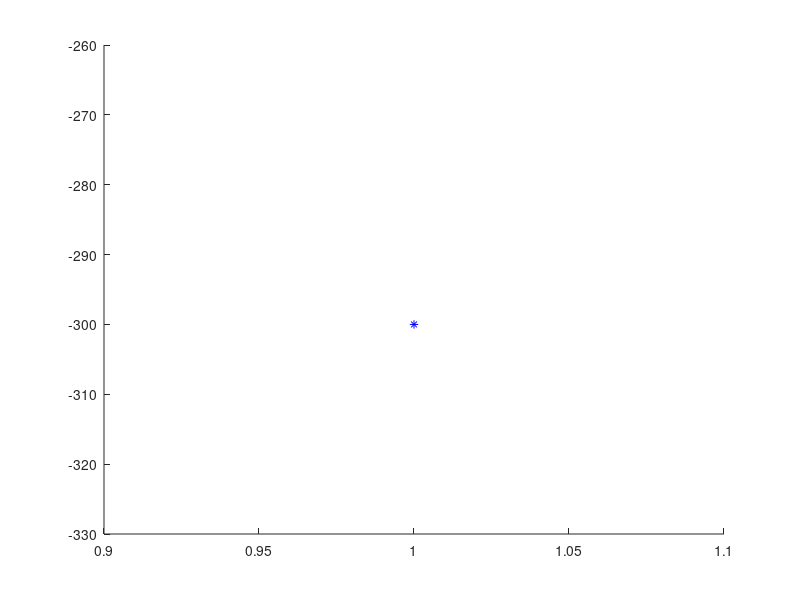
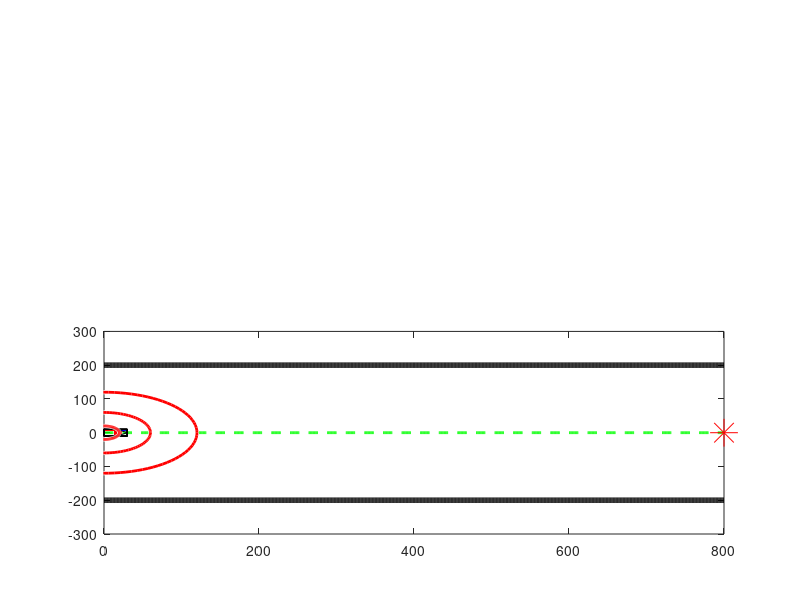

Write the MATLAB code that produced these figures, in order. (Note: this script raises an error after producing the figures.)
%% world
clear;
clc;
% load data should have nHumans value

load('test1.mat')


%% test

totalEpisodes = 1;

earliestStartTime=0;
latestStartTime=50;
%rHuman = [100,120];
nHumans = 10;
totalTests = 1;

totalIter = 1;
iters = [];
scores = [];
finals = [];
collisions = zeros(totalEpisodes, 1);
reachGoal = zeros(totalEpisodes, 1);

while totalIter <= totalEpisodes

    %%% human motion setup
    
    % random start and end positions for humans. They must go to the other side
    % of the hall way.
    humanStart=[randi([10,endpoint-10],[nHumans,1]),-halfWidth+2*halfWidth*randi([0,1],[nHumans,1])];%(3, 2)
    humanEnd=[randi([10,endpoint-10],[nHumans,1]),-humanStart(:,2)];%(3, 2)
    humanVel = [];
    humanPos = humanStart; %(3, 2)
    for i = 1:nHumans
        humanVelDir = humanEnd(i,:)-humanStart(i,:);
        humanVel = [humanVel; humanVelDir/norm(humanVelDir) * humanVelMag(1)]; % at first the magnitude is the largest
    end
    
    humanStartTime = randi([earliestStartTime,latestStartTime],nHumans,1);
    
    %%% robot motion set up
    robotPos = [0,0];
    robotVel = [0,0];
    
    % intersections between robot trajectory and human trajectories
    crossPoint = (humanStart+humanEnd)/2;%(3, 2)
    
    % initial state and actions
    s = zeros(5,1);
    s(3) = 1; % initially it is always possible to cause collision (crosspoint)
    atPlus = randi([3,5]);% intial action should be zero or positive action

    % iteration set up
    % Here the iteration is for robot simulation in one run
    iter = 0;
    humanPosH = zeros(2,iterLimit,nHumans); % human position history
    humanPosH(:,1,:) = humanPos'; % the first timestamp
    robotPosH = robotPos; % robot position history
    robotVelH = robotVel(1); % only x component of robot velocity is meaningful
    actionH = []; % action history
    score = 0;
    
    
    while iter < iterLimit
        
        iter = iter + 1;
        st = s;
        at = atPlus;

        % update robot position
        robotPosPast = robotPos;
        robotPos = robotPos + dt * robotVel + [1/2 * action(at) * dt^2, 0];
        robotVel = robotVel + [action(at) * dt, 0];
        
        % update human position

        for i = 1:nHumans
            if iter >= humanStartTime(i)
                humanPos(i, :) = humanPos(i, :)+ dt * humanVel(i, :);
            end
            if abs(humanPos(i,2)) > abs(humanEnd(i, 2)) % not between -200, 200
                humanVel(i, :) = [0,0]; % human stopped after reaching the destination
            end
        end
        
        % robot position hitory, human position history,
        % robot velocity history and action history updated
        robotPosH = [robotPosH; robotPos];
        humanPosH(:,iter,:) = humanPos';
        robotVelH = [robotVelH, robotVel(1)];
        actionH = [actionH, at];
        
        
        %humanPos (3, 2)
        distRobotHuman = [];
        for i = 1:nHumans
            distRobotHumanI = norm(humanPos(i, :)-robotPos);
            distRobotHuman = [distRobotHuman, distRobotHumanI];
            if distRobotHumanI > rHuman(2)
                humanVelMagI = humanVelMag(1); % far then fast
            elseif distRobotHumanI > rHuman(1)
                humanVelMagI = humanVelMag(2); % close then slow
            else
                humanVelMagI = humanVelMag(3);
            end
            
            if norm(humanVel(i,:)) ~= 0
                 humanVel(i, :) = humanVel(i, :) / norm(humanVel(i,:)) * humanVelMagI;
            end    
        end
        % find the closest human and the distance between that human and
        % the robot
        [closeDistRobotHuman, closeIdx] = min(distRobotHuman);
 
        
        % state1 - 0: not reach the goal, 1: reach the goal
        % state2 - 0: r > rRobot(3), 1: rRobot(3) > r > rRobot(2), 2: rRobot(2) > r > rRobot(1), 3: robot(1) > r
        % state3 - 0: velocity directions won't cause collision, 1: will cause collision
        % state4 - 0: velocity is inside nominalRobotVelRange(1), 
        %          1: velocity is outside nominalRobotVelRange(1) but inside nominalRobotVelRange(2),
        %          2: velocity is outside nominalRobotVelRange(2)
        % state update
        if robotPos(1) >= endpoint
            s(1) = 1;
        else
            s(1) = 0;
        end
        
        if closeDistRobotHuman > rRobot(3)
            s(2) = 0;
        elseif (closeDistRobotHuman < rRobot(3) && closeDistRobotHuman > rRobot(2))
            s(2) = 1;
        elseif (closeDistRobotHuman < rRobot(2) && closeDistRobotHuman > rRobot(1))
            s(2) = 2;
        elseif closeDistRobotHuman < rRobot(1)
            s(2) = 3; % collision
            collisions(totalIter) = 1;
        end

        pathVecRobot = crossPoint(closeIdx,:) - robotPos;
        pathVecHuman = crossPoint(closeIdx,:) - humanPos(closeIdx,:);
     
        if dot(pathVecRobot, robotVel) < 0 || dot(pathVecHuman, humanVel(closeIdx,:)) < 0
            s(3) = 0;
        else
            s(3) = 1;
        end
        
        robotVelDev = abs(robotVel(1) - nominalRobotVel);
        if robotVelDev < nominalRobotVelRange(1)
            s(4) = 0;
        elseif robotVelDev < nominalRobotVelRange(2)
            s(4) = 1;
        else
            s(4) = 2;
        end
        
        nHumansAroundReal = 0;
        
        for i = 1:nHumans
            if distRobotHuman(i) < rRobot(3)
                nHumansAroundReal = nHumansAroundReal + 1;
            end
        end
        
        if nHumansAroundReal < nHumansAround(1)
            s(5) = 1;
        elseif nHumansAroundReal < nHumansAround(2)
            s(5) = 2;
        else
            s(5) = 3; 
        end
        
        
        
        % epsilon-greedy
        if eDecay % is eDecay == True
            epsilon = exp(-eDecayFactor/totalEpisodes * totalIter);
        else
            epsilon = eConst; 
        end
        
        [tmp, atPlus] = max(Q(s(1)+1, s(2)+1, s(3)+1, s(4)+1, s(5), :));% we need index
      

%         Q(tIdx) = Qt + alpha * (reward(st, at, w) + gamma * QtPlus - Qt); % vanilla SARSA
        
        score = reward(s, at, w) + gamma * score;
        
        if robotPosPast(1) > endpoint
            reachGoal(totalIter) = 1;
            break;
        end  
    end
    iters = [iters, iter];
    scores = [scores, score];
    finals = [finals, robotPos(1)];
    disp(totalIter);
    totalIter = totalIter + 1;
end
% %%
% while totalIter <= totalTests
% 
%     %%% human motion setup
%     
%     % random start and end positions for humans. They must go to the other side
%     % of the hall way.
%     humanStart=[randi([10,endpoint-10],[nHumans,1]),-halfWidth+2*halfWidth*randi([0,1],[nHumans,1])];%(3, 2)
%     humanEnd=[randi([10,endpoint-10],[nHumans,1]),-humanStart(:,2)];%(3, 2)
%     humanVel = [];
%     humanPos = humanStart; %(3, 2)
%     for i = 1:nHumans
%         humanVelDir = humanEnd(i,:)-humanStart(i,:);
%         humanVel = [humanVel; humanVelDir/norm(humanVelDir) * humanVelMag(1)]; % at first the magnitude is the largest
%     end
%     
%     humanStartTime = randi([earliestStartTime,latestStartTime],nHumans,1);
%     
%     %%% robot motion set up
%     robotPos = [0,0];
%     robotVel = [0,0];
%     
%     % intersections between robot trajectory and human trajectories
%     crossPoint = (humanStart+humanEnd)/2;%(3, 2)
%     
%     % initial state and actions
%     s = zeros(4,1);
%     s(3) = 1; % initially it is always possible to cause collision (crosspoint)
%     atPlus = randi([3,5]);% intial action should be zero or positive action
% 
%     % iteration set up
%     % Here the iteration is for robot simulation in one run
%     iter = 0;
%     humanPosH = zeros(2,iterLimit,nHumans); % human position history
%     humanPosH(:,1,:) = humanPos'; % the first timestamp
%     robotPosH = robotPos; % robot position history
%     robotVelH = robotVel(1); % only x component of robot velocity is meaningful
%     actionH = []; % action history
%     score = 0;
%     
%     
%     while iter < iterLimit
%         
%         iter = iter + 1;
%         st = s;
%         at = atPlus;
% 
%         % update robot position
%         robotPosPast = robotPos;
%         robotPos = robotPos + dt * robotVel + [1/2 * action(at) * dt^2, 0];
%         robotVel = robotVel + [action(at) * dt, 0];
%         
%         % update human position
% 
%         for i = 1:nHumans
%             if iter >= humanStartTime(i)
%                 humanPos(i, :) = humanPos(i, :)+ dt * humanVel(i, :);
%             end
%             if abs(humanPos(i,2)) > abs(humanEnd(i, 2)) % not between -200, 200
%                 humanVel(i, :) = [0,0]; % human stopped after reaching the destination
%             end
%         end
%         
%         % robot position hitory, human position history,
%         % robot velocity history and action history updated
%         robotPosH = [robotPosH; robotPos];
%         humanPosH(:,iter,:) = humanPos';
%         robotVelH = [robotVelH, robotVel(1)];
%         actionH = [actionH, at];
%         
%         
%         %humanPos (3, 2)
%         distRobotHuman = [];
%          for i = 1:nHumans
%             distRobotHumanI = norm(humanPos(i, :)-robotPos);
%             distRobotHuman = [distRobotHuman, distRobotHumanI];
%             if distRobotHumanI > rHuman(2)
%                 humanVelMagI = humanVelMag(1); % far then fast
%             elseif distRobotHumanI > rHuman(1)
%                 humanVelMagI = humanVelMag(2); % close then slow
%             else
%                 humanVelMagI = humanVelMag(3);
%             end
%             
%             if norm(humanVel(i,:)) ~= 0
%                  humanVel(i, :) = humanVel(i, :) / norm(humanVel(i,:)) * humanVelMagI;
%             end    
%         end
%         % find the closest human and the distance between that human and
%         % the robot
%         [closeDistRobotHuman, closeIdx] = min(distRobotHuman);
%  
%         
%         % state1 - 0: not reach the goal, 1: reach the goal
%         % state2 - 0: r > rRobot(3), 1: rRobot(3) > r > rRobot(2), 2: rRobot(2) > r > rRobot(1), 3: robot(1) > r
%         % state3 - 0: velocity directions won't cause collision, 1: will cause collision
%         % state4 - 0: velocity is inside nominalRobotVelRange(1), 
%         %          1: velocity is outside nominalRobotVelRange(1) but inside nominalRobotVelRange(2),
%         %          2: velocity is outside nominalRobotVelRange(2)
%         % state update
%         if robotPos(1) >= endpoint
%             s(1) = 1;
%         else
%             s(1) = 0;
%         end
%         
%         if closeDistRobotHuman > rRobot(3)
%             s(2) = 0;
%         elseif (closeDistRobotHuman < rRobot(3) && closeDistRobotHuman > rRobot(2))
%             s(2) = 1;
%         elseif (closeDistRobotHuman < rRobot(2) && closeDistRobotHuman > rRobot(1))
%             s(2) = 2;
%         elseif closeDistRobotHuman < rRobot(1)
%             s(2) = 3; % collision
%             collisions(totalIter) = 1;
%         end
% 
%         pathVecRobot = crossPoint(closeIdx,:) - robotPos;
%         pathVecHuman = crossPoint(closeIdx,:) - humanPos(closeIdx,:);
%      
%         if dot(pathVecRobot, robotVel) < 0 || dot(pathVecHuman, humanVel(closeIdx,:)) < 0
%             s(3) = 0;
%         else
%             s(3) = 1;
%         end
%         
%         robotVelDev = abs(robotVel(1) - nominalRobotVel);
%         if robotVelDev < nominalRobotVelRange(1)
%             s(4) = 0;
%         elseif robotVelDev < nominalRobotVelRange(2)
%             s(4) = 1;
%         else
%             s(4) = 2;
%         end
%         
%         
%         
%         % epsilon-greedy
%         if eDecay % is eDecay == True
%             epsilon = exp(-eDecayFactor/totalEpisodes * totalIter);
%         else
%             epsilon = eConst; 
%         end
%         
% 
%         [tmp, atPlus] = max(Q(s(1)+1, s(2)+1, s(3)+1, s(4)+1, :));% we need index
%         
%         score = reward(s, at, w) + gamma * score;
%         
%         if robotPosPast(1) > endpoint
%             reachGoal(totalIter) = 1;
%             break;
%         end  
%     end
%     iters = [iters, iter];
%     scores = [scores, score];
%     finals = [finals, robotPos(1)];
%     if mod(totalIter, 100) == 0
%         fprintf('%.0f tests have beed done.', totalIter)
%     end
%     disp(totalIter);
%     totalIter = totalIter + 1;
% end
% 
% 
%% analysis
figure;
hold on;
for i = 1:totalTests
    if collisions(i)==1
        plot(i, scores(i),'r*')
    else
        plot(i, scores(i),'b*')
    end
end
% plot(scores,'*')
figure;
hold on;
for i = 1:totalTests
    if reachGoal(i)==1
        plot(i, scores(i),'go')
    else
        plot(i, scores(i),'ro')
    end
end
fprintf('Ratio of robots that do not collide during the test: %.3f\n', 1-mean(collisions))
fprintf('Ratio of robots that reach the goal during the test: %.3f\n', mean(reachGoal))

%% demo

% robotPosH -> (226, 2)
% humanPosH -> (2, 100000, 3)
robotPosH = robotPosH(1:size(robotPosH, 1)-1, :);
humanPosHValid = humanPosH(:,1:size(robotPosH, 1),:);%(2, 225, 3)

robotPos = robotPosH;
robotPos = [robotPos, zeros(size(robotPos, 1),1)];

humanPos = {}

for i = 1:nHumans
    humanPosTmp = humanPosHValid(:,:,i);
    humanPosTmp = humanPosTmp';
    humanPosTmp = [humanPosTmp, zeros(size(humanPosTmp, 1),1)];
    humanPos{end+1} = humanPosTmp;
end

close all
clf('reset');
hold on;

subplot(2,1,2)
% axis equal
set(gca,'position',[0.05,0.05,0.9,0.9])
endpoint = 800; % 1400
height = 300;
hallwayWeight = 200;
radicar = 80;

% draw pathway
x_dist = 0:endpoint;
plot(x_dist, -hallwayWeight + 0.*x_dist, 'Color','k','LineWidth',4)
hold on
plot(x_dist, 0 + 0.*x_dist, 'w--','Color','g','LineWidth',2)       
plot(x_dist, hallwayWeight + 0.*x_dist, 'Color','k','LineWidth',4)
axis([0,endpoint,-height,height]);
plot(endpoint, 0, '*', 'Color','r','MarkerSize',20)


% define human object
gHuman={};
for i = 1:nHumans
    start1 = 400;
    end1 = 400;
    h1 = rectangle('position', [0, -10, 30, 20], 'FaceColor', 'b');
    g1 = hgtransform;
    set(h1,'Parent',g1)
    gHuman{end+1} = g1;
    startpoint1 = [start1 hallwayWeight 0];
    endpoint1 = [end1 -hallwayWeight 0];
%     plot([start1+14 end1+14], [-hallwayWeight hallwayWeight], ':', 'Color', 'b','LineWidth',2)
end

% define vehicle
x = [-1, 1/3, 1/3, 1, 1/3, 1/3, -1];
y = [-1/3,-1/3,-1/2, 0, 1/2, 1/3, 1/3];
g = hgtransform;
patch('XData',x*30,'YData',y*30,'FaceColor','red','Parent',g)
pt1 = [0 0 0];
pt2 = [endpoint 0 0];

% define circle
hcircle = viscircles([0,0],rRobot(1));
gcircle = hgtransform;
hcircle1 = viscircles([0,0],rRobot(2));
hcircle2 = viscircles([0,0],rRobot(3));
set(hcircle,'Parent',gcircle)
set(hcircle1,'Parent',gcircle)
set(hcircle2,'Parent',gcircle)
% moving
for t=1:size(robotPos, 1)
  g.Matrix = makehgtform('translate',robotPos(t,:));
  gcircle.Matrix = g.Matrix;
  for i = 1:nHumans
      gHuman{i}.Matrix = makehgtform('translate',humanPos{i}(t,:));
  end
  drawnow
  pause(0.01)
end
fprintf('score: %.2f\n', scores(end))
